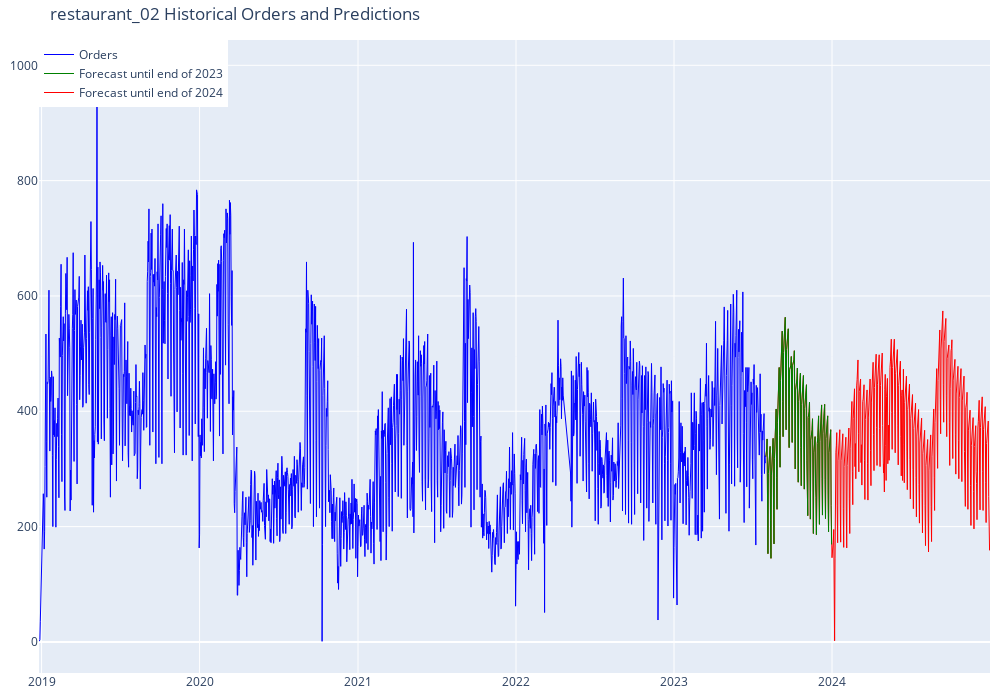

Write notebook code for a chart like this one.
### Code cell
hd.plot_chart(df, pred2023, pred2024, res_name)

### Figure 1 — Plotly figure (JSON) as saved in the notebook; plotly's stock layout.template omitted (floating-point values rounded to 4 significant figures; data arrays with more than 128 entries replaced by an {"elided": "..."} marker saying what was removed)
{"data": [{"line": {"color": "red", "width": 1}, "name": "Forecast until end of 2024", "type": "scatter", "x": {"elided": "519 str values"}, "y": {"elided": "519 int values"}}, {"line": {"color": "green", "width": 1}, "name": "Forecast until end of 2023", "type": "scatter", "x": {"elided": "153 str values"}, "y": {"elided": "153 int values"}}, {"line": {"color": "blue", "width": 1}, "name": "Orders", "type": "scatter", "x": {"elided": "1679 str values"}, "y": {"elided": "1679 int values"}}], "layout": {"height": 700, "legend": {"orientation": "v", "traceorder": "reversed", "x": 0, "y": 1}, "margin": {"b": 10, "l": 10, "r": 10, "t": 40}, "title": {"text": "restaurant_02 Historical Orders and Predictions"}, "width": 1000}}
